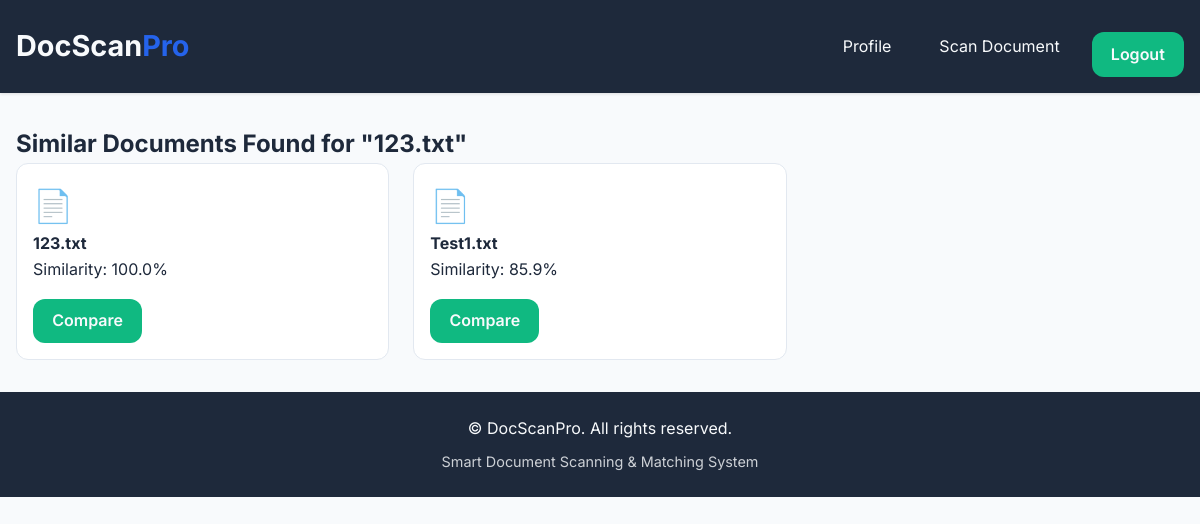
The app's page /matches/1 (signed in) with its own data.
### tables this page shows
CREATE TABLE documents (
            id INTEGER PRIMARY KEY AUTOINCREMENT,
            user_id INTEGER NOT NULL,
            filename TEXT NOT NULL,
            content TEXT NOT NULL,
            upload_date DATE DEFAULT CURRENT_DATE,
            FOREIGN KEY (user_id) REFERENCES users (id) ON DELETE CASCADE
        );

### blueprints/documents.py (the view)
@doc_bp.route('/matches/<int:doc_id>')
def get_matches(doc_id):
    if 'user_id' not in session:
        flash('Please log in to view matches.', 'error')
        return redirect('/auth/login')
    conn = get_db_connection()
    cursor = conn.cursor()
    cursor.execute('SELECT content, filename FROM documents WHERE id = ?', (doc_id,))
    target_row = cursor.fetchone()
    if not target_row:
        flash('Document not found.', 'error')
        conn.close()
        return redirect('/profile')
    target_content = target_row['content']
    target_filename = target_row['filename']
    cursor.execute('SELECT * FROM documents WHERE user_id = ? AND id != ?', (session['user_id'], doc_id))
    documents = cursor.fetchall()
    conn.close()
    matches = []
    for doc in documents:
        similarity_ratio = difflib.SequenceMatcher(None, target_content, doc['content']).ratio()
        if similarity_ratio > 0.1:  # Only consider documents with at least 10% similarity.
            match = dict(doc)
            match['similarity'] = similarity_ratio
            matches.append(match)
    matches = sorted(matches, key=lambda x: x['similarity'], reverse=True)
    return render_template('matches.html', matches=matches, target_doc_id=doc_id, target_filename=target_filename)

### app.py (called while the page is built)
@app.template_filter('file_icon')
def file_icon_filter(filename):
    ext = filename.split('.')[-1].lower()
    icons = {
        'txt': '📄', 'csv': '📊', 'doc': '📑', 'docx': '📑', 'pdf': '📘'
    }
    return icons.get(ext, '📁')

@app.after_request
def add_security_headers(response):
    response.headers['Strict-Transport-Security'] = 'max-age=31536000; includeSubDomains'
    response.headers['X-Content-Type-Options'] = 'nosniff'
    response.headers['X-Frame-Options'] = 'DENY'
    response.headers['X-XSS-Protection'] = '1; mode=block'
    response.headers['Content-Security-Policy'] = "default-src 'self' 'unsafe-inline' https://fonts.googleapis.com https://fonts.gstatic.com"
    return response

### blueprints/documents.py (called while the page is built)
def get_db_connection():
    conn = sqlite3.connect('database.db')
    conn.row_factory = sqlite3.Row
    return conn

### templates/matches.html (shortened to what this page needs)
{% extends "base.html" %}
{% block content %}
<div class="matches-container fade-in">
    <h2>Similar Documents Found for "{{ target_filename }}"</h2>
    {% if matches %}
    <div class="matches-grid doc-grid">
        {% for match in matches %}
        <div class="match-card doc-card">
            <div class="match-header">
                <span class="file-icon">{{ match.filename|file_icon }}</span>
                <div class="match-details">
                    <h4>{{ match.filename|truncate(30) }}</h4>
                    <p class="meta">Similarity: {{ (match.similarity * 100)|round(1) }}%</p>
                </div>
            </div>
            <div class="match-actions">
                <a href="/compare/{{ target_doc_id }}/{{ match.id }}" class="btn btn-secondary compare-btn">Compare</a>
            </div>
        </div>
        {% endfor %}
    </div>
    {% else %}
    <div class="empty-state">
        <p>No matching documents found.</p>
    </div>
    {% endif %}
</div>
{% endblock %}

### static/style.css (style rules this page uses)
:root { --primary: #2563eb; --primary-hover: #1d4ed8; --secondary: #10b981; --secondary-hover: #059669; --accent: #f59e0b; --dark: #1e293b; --light: #f8fafc; --background: #ffffff; --success: #10b981; --error: #ef4444; --warning: #f59e0b; --radius: 12px; --shadow-sm: 0 1px 3px rgba(0,0,0,0.12); --shadow-md: 0 4px 6px rgba(0,0,0,0.1); --shadow-lg: 0 10px 15px rgba(0,0,0,0.1); --transition: all 0.3s cubic-bezier(0.4, 0, 0.2, 1); }
* { margin: 0; padding: 0; box-sizing: border-box; }
body { font-family: 'Inter', system-ui, sans-serif; background: var(--light); color: var(--dark); line-height: 1.6; }
.btn { padding: 0.6rem 1.2rem; border: none; border-radius: var(--radius); cursor: pointer; font-weight: 600; transition: var(--transition); text-decoration: none; display: inline-block; }
.btn-secondary { background: var(--secondary); color: var(--light); }
.fade-in { animation: fadeIn 0.5s ease-out; }
.doc-grid { display: grid; grid-template-columns: repeat(auto-fill, minmax(280px, 1fr)); gap: 1.5rem; }
.doc-card { background: var(--background); border: 1px solid #e2e8f0; border-radius: var(--radius); padding: 1rem; transition: var(--transition); }
.file-icon { font-size: 2rem; }
.btn { margin-top: 1rem; }

### records on screen
documents: filename "123.txt"
documents: filename|file_icon "📄", filename "123.txt", similarity "100.0"
documents: filename|file_icon "📄", filename "Test1.txt", similarity "85.9"
